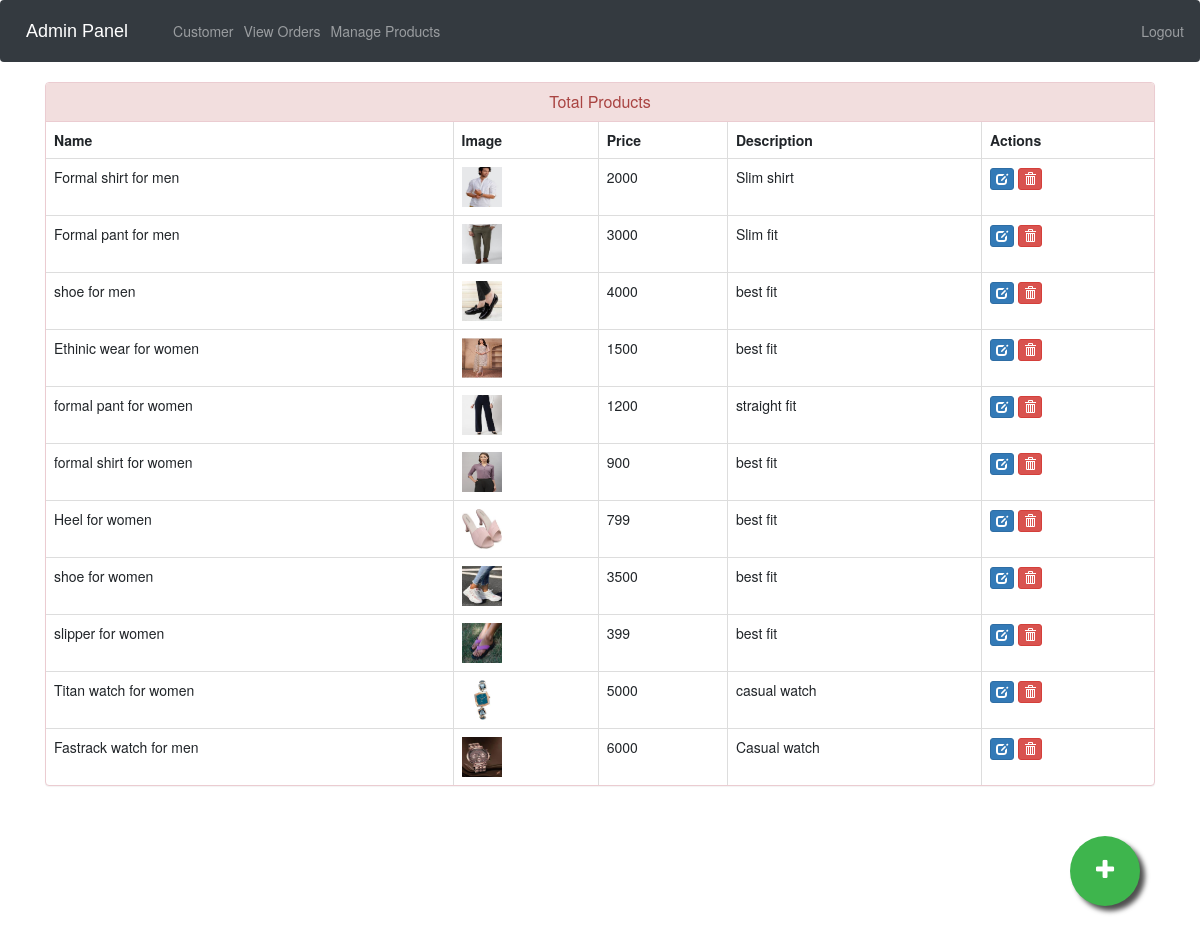
Screenshot of /admin-products (signed in) with the database file from the repository.
### ecom/models.py (models this page shows, shortened)
class Product(models.Model):
    name=models.CharField(max_length=40)
    product_image= models.ImageField(upload_to='product_image/',null=True,blank=True)
    price = models.PositiveIntegerField()
    description=models.CharField(max_length=40)

### ecom/views.py (the view)
# urls.py: path('admin-products', views.admin_products_view,name='admin-products'),
@login_required(login_url='adminlogin')
def admin_products_view(request):
    products=models.Product.objects.all()
    return render(request,'ecom/admin_products.html',{'products':products})

### templates/ecom/admin_products.html (shortened to what this page needs)
{% extends 'ecom/admin_base.html' %}
{% load static %}
{% block content %}
<head>
  <link href="//netdna.bootstrapcdn.com/bootstrap/3.0.0/css/bootstrap.min.css" rel="stylesheet" id="bootstrap-css">
</head>
<div class="container">
  <div class="panel panel-danger">
    <div class="panel-heading">
      <h6 class="panel-title">Total Products</h6>
    </div>
    <table class="table table-hover table-bordered" id="dev-table">
      <thead>
        <tr>
          <th>Name</th>
          <th>Image</th>
          <th>Price</th>
          <th>Description</th>
          <th>Actions</th>
        </tr>
      </thead>
      {% for p in products %}
  {% if p %}
      <tr>
        <td> {{p.name}}</td>
        <td> <img src="{% static p.product_image.url %}" alt="Profile Pic" height="40px" width="40px" /></td>
        <td>{{p.price}}</td>
        <td>{{p.description}}</td>
        <td><a class="btn btn-primary btn-xs" href="{% url 'update-product' p.id  %}"><span class="glyphicon glyphicon-edit"></span></a>
          <a class="btn btn-danger btn-xs" href="{% url 'delete-product' p.id  %}"><span class="glyphicon glyphicon-trash"></span></a></td>
      </tr>
      {%else%}
      <br><br><br>
      <h1>No Products!!</h1>
      {% endif %}
      {% endfor %}
    </table>
  </div>
</div>
<a href="/admin-add-product" class="float">
<i class="fa fa-plus my-float"></i>
</a>
{% endblock content %}

### templates/ecom/admin_base.html (style rules this page uses)
.fa { font-size: 23px; width: 60px; text-align: center; text-decoration: none; margin: 5px 2px; border-radius: 50%; }

### templates/ecom/admin_products.html (style rules this page uses)
a:link { text-decoration: none; }
h6 { text-align: center; }
.float { position:fixed; width:70px; height:70px; bottom:60px; right:60px; background-color:#3eb54d; color:#FFF; border-radius:50px; text-align:center; box-shadow: 5px 5px 5px #505050; }
.my-float { margin-top:22px; }

### rows the page displays
Product: name "Formal shirt for men", product_image (picture), price "2000", description "Slim shirt"
Product: name "Formal pant for men", product_image (picture), price "3000", description "Slim fit"
Product: name "shoe for men", product_image (picture), price "4000", description "best fit"
Product: name "Ethinic wear for women", product_image (picture), price "1500", description "best fit"
Product: name "formal pant for women", product_image (picture), price "1200", description "straight fit"
Product: name "formal shirt for women", product_image (picture), price "900", description "best fit"
Product: name "Heel for women", product_image (picture), price "799", description "best fit"
Product: name "shoe for women", product_image (picture), price "3500", description "best fit"
Product: name "slipper for women", product_image (picture), price "399", description "best fit"
Product: name "Titan watch for women", product_image (picture), price "5000", description "casual watch"
Product: name "Fastrack watch for men", product_image (picture), price "6000", description "Casual watch"
